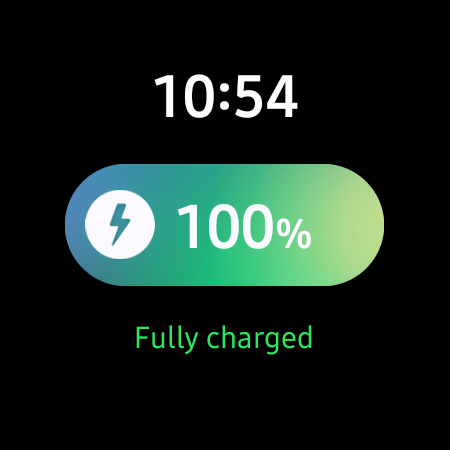
#> input picture shots/aod_scribble.png, 450 x 450 px, given in place of aod_scribble.png.png, which was not available
$ python make_previews.py shots/aod_scribble.png
#> lines starting #> are read from the running program, lines starting #| are printed output that depends on the picture; after the words box and inside, x2 and y2 are one past the last pixel; in counts of white or black regions, pixels touching at a corner belong together
"""Turn on-watch screenshots into picker previews: remove Samsung status icon (patched from a rotated copy), circle-mask."""
import sys
from PIL import Image, ImageDraw
for n in sys.argv[1:]:
    im = Image.open(f"shots/{n}.png").convert("RGBA")
#> im is the input picture: PIL image 450x450 RGBA; mean R, G, B, A 23, 38.5, 31.4, 255
    rot = im.rotate(-24, center=(225, 225), resample=Image.BICUBIC)
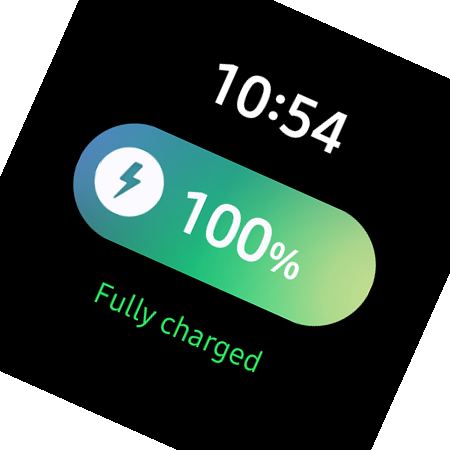
#> rot: PIL image 450x450 RGBA; mean R, G, B, A 23, 38.5, 31.3, 219.8; transparent parts drawn white
    m = Image.new("L", im.size, 0); dm = ImageDraw.Draw(m); dm.ellipse([198, 8, 252, 64], fill=255); dm.ellipse([-4, 211, 26, 239], fill=255)
#> after `m = Image.new('L', im.size, 0)`: m: PIL image 450x450 L; every value is 0
    im.paste(rot, (0, 0), m)
    c = Image.new("L", im.size, 0); ImageDraw.Draw(c).ellipse([0, 0, 449, 449], fill=255)
#> after `ImageDraw.Draw(c).ellipse([0, 0, 449, 449], fill=255)`:
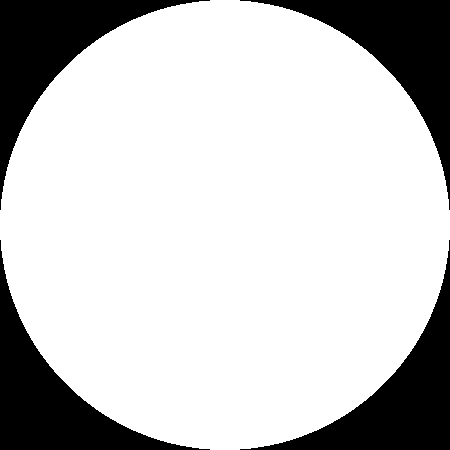
#> c: PIL image 450x450 L; 78.5% white; 4 black regions, box (x1, y1, x2, y2) and area: (0, 0, 210, 210) 10884, (240, 0, 450, 210) 10884, (0, 240, 210, 450) 10884, (240, 240, 450, 450) 10884
    out = Image.new("RGBA", im.size, (0, 0, 0, 0)); out.paste(im, (0, 0), c)
#> after `out = Image.new('RGBA', im.size, (0, 0, 0, 0))`: out: PIL image 450x450 RGBA; every value is 0
#> after `out.paste(im, (0, 0), c)`:
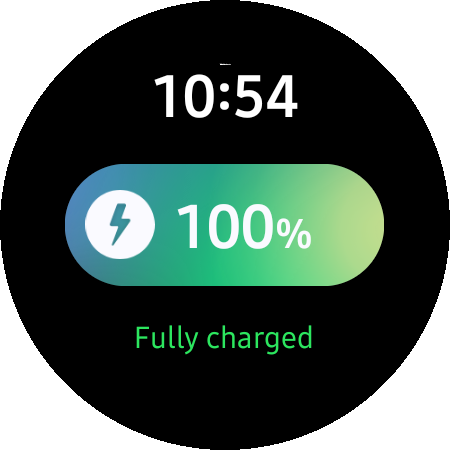
#> out: PIL image 450x450 RGBA; mean R, G, B, A 23, 38.5, 31.4, 200.2; transparent parts drawn white
    out.save(f"previews/{n}.png")

$ run again, on shots/bauhaus_2.png
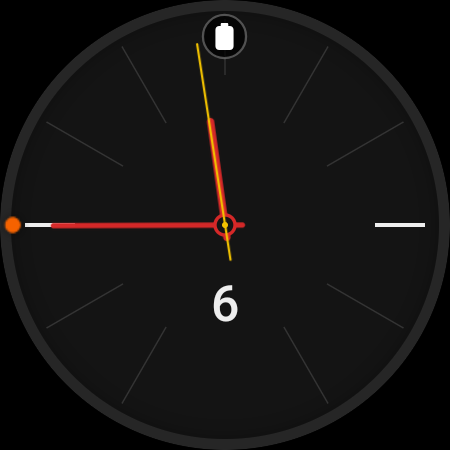
#> input picture shots/bauhaus_2.png, 450 x 450 px, given in place of bauhaus_2.png.png, which was not available
#> im is the input picture: PIL image 450x450 RGBA; mean R, G, B, A 20.6, 19, 18.4, 255
#> `rot = im.rotate(-24, center=(225, 225), resample=Image.BICUBIC)`:
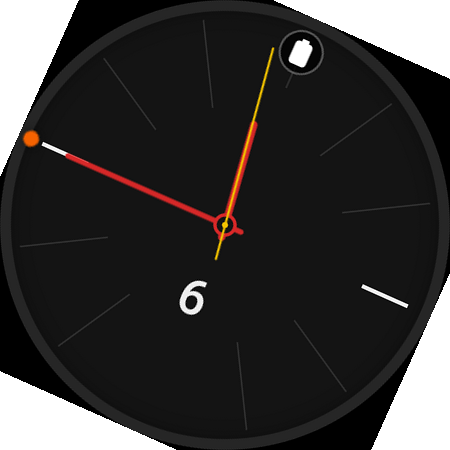
#> rot: PIL image 450x450 RGBA; mean R, G, B, A 20.5, 18.9, 18.3, 219.8; transparent parts drawn white
#> m: PIL image 450x450 L; every value is 0
#> c: PIL image 450x450 L; 78.5% white; 4 black regions, box (x1, y1, x2, y2) and area: (0, 0, 210, 210) 10884, (240, 0, 450, 210) 10884, (0, 240, 210, 450) 10884, (240, 240, 450, 450) 10884
#> out: PIL image 450x450 RGBA; every value is 0
#> `out.paste(im, (0, 0), c)`:
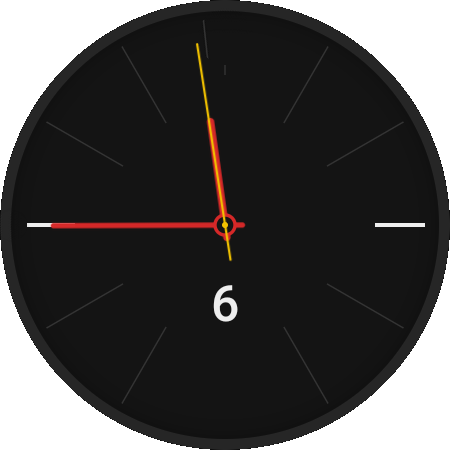
#> out: PIL image 450x450 RGBA; mean R, G, B, A 19.8, 18.4, 17.9, 200.2; transparent parts drawn white
